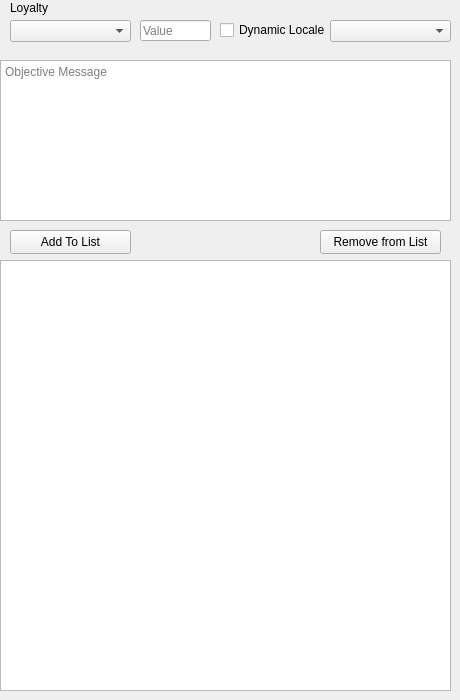
               <widget class="QWidget" name="tab_11">
                <attribute name="title">
                 <string>Loyalty</string>
                </attribute>
                <widget class="QLabel" name="label">
                 <property name="geometry">
                  <rect>
                   <x>10</x>
                   <y>0</y>
                   <width>49</width>
                   <height>16</height>
                  </rect>
                 </property>
                 <property name="text">
                  <string>Loyalty</string>
                 </property>
                </widget>
                <widget class="QCheckBox" name="FinishLoyaltyDynamicLocale">
                 <property name="geometry">
                  <rect>
                   <x>220</x>
                   <y>20</y>
                   <width>111</width>
                   <height>20</height>
                  </rect>
                 </property>
                 <property name="text">
                  <string>Dynamic Locale</string>
                 </property>
                </widget>
                <widget class="QLineEdit" name="FinishLoyaltyValue">
                 <property name="geometry">
                  <rect>
                   <x>140</x>
                   <y>20</y>
                   <width>71</width>
                   <height>21</height>
                  </rect>
                 </property>
                 <property name="placeholderText">
                  <string>Value</string>
                 </property>
                 <property name="clearButtonEnabled">
                  <bool>true</bool>
                 </property>
                </widget>
                <widget class="QComboBox" name="FinishLoyaltyCompare">
                 <property name="geometry">
                  <rect>
                   <x>330</x>
                   <y>20</y>
                   <width>121</width>
                   <height>22</height>
                  </rect>
                 </property>
                 <property name="placeholderText">
                  <string>Compare Method</string>
                 </property>
                </widget>
                <widget class="QPushButton" name="FinishLoyaltyRemoveFromList">
                 <property name="geometry">
                  <rect>
                   <x>320</x>
                   <y>230</y>
                   <width>121</width>
                   <height>24</height>
                  </rect>
                 </property>
                 <property name="text">
                  <string>Remove from List</string>
                 </property>
                </widget>
                <widget class="QListWidget" name="FinishLoyaltyWidget">
                 <property name="geometry">
                  <rect>
                   <x>0</x>
                   <y>260</y>
                   <width>451</width>
                   <height>431</height>
                  </rect>
                 </property>
                </widget>
                <widget class="QPushButton" name="FinishLoyaltyAddToList">
                 <property name="geometry">
                  <rect>
                   <x>10</x>
                   <y>230</y>
                   <width>121</width>
                   <height>24</height>
                  </rect>
                 </property>
                 <property name="text">
                  <string>Add To List</string>
                 </property>
                </widget>
                <widget class="QComboBox" name="TraderFinishcomboBox">
                 <property name="geometry">
                  <rect>
                   <x>10</x>
                   <y>20</y>
                   <width>121</width>
                   <height>22</height>
                  </rect>
                 </property>
                 <property name="placeholderText">
                  <string>Trader</string>
                 </property>
                </widget>
                <widget class="QTextEdit" name="FinishLoyaltyObjective">
                 <property name="geometry">
                  <rect>
                   <x>0</x>
                   <y>60</y>
                   <width>451</width>
                   <height>161</height>
                  </rect>
                 </property>
                 <property name="placeholderText">
                  <string>Objective Message</string>
                 </property>
                </widget>
               </widget>
